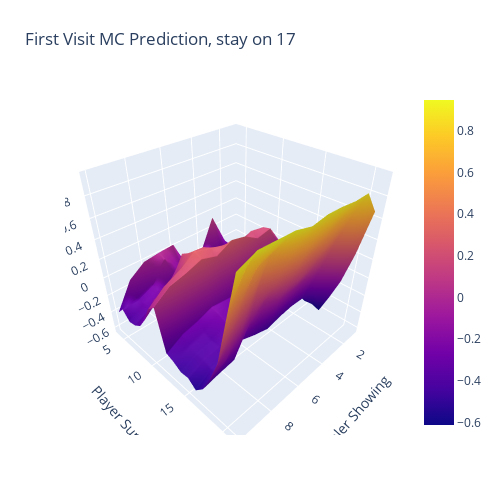

This figure's notebook cell:
### Code cell
episodes = generate_episodes(BlackjackAgent(threshold=17, strategy="threshold"))
value_function_raw = first_visit_mc_prediction(episodes)
value_function = convert_value_function_to_df(value_function_raw)
plot_surface(value_function, title="First Visit MC Prediction, stay on 17")

### Figure 1 — Plotly figure (JSON) as saved in the notebook; plotly's stock layout.template omitted (floating-point values rounded to 4 significant figures; data arrays with more than 128 entries replaced by an {"elided": "..."} marker saying what was removed)
{"data": [{"type": "surface", "x": [1, 2, 3, 4, 5, 6, 7, 8, 9, 10], "y": [4, 5, 6, 7, 8, 9, 10, 11, 12, 13, 14, 15, 16, 17, 18, 19, 20, 21], "z": {"elided": "18x10 float values"}}], "layout": {"height": 500, "margin": {"b": 65, "l": 65, "r": 50, "t": 90}, "scene": {"xaxis": {"title": {"text": "Dealer Showing"}}, "yaxis": {"title": {"text": "Player Sum"}}, "zaxis": {"title": {"text": "Avg. Reward"}}}, "title": {"text": "First Visit MC Prediction, stay on 17"}, "width": 500}}
